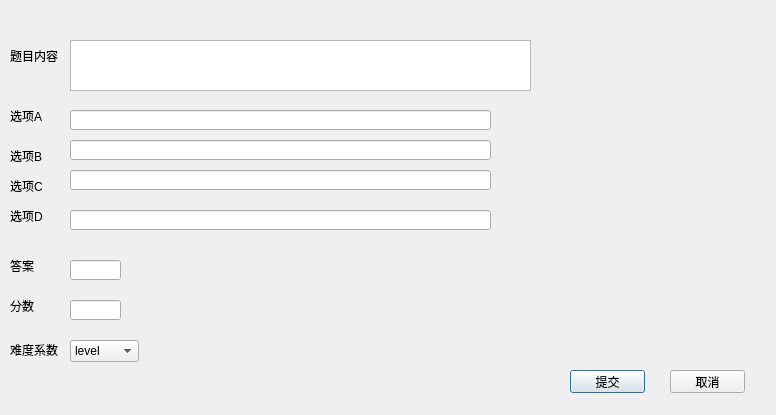
<?xml version="1.0" encoding="UTF-8"?>
<ui version="4.0">
 <class>Dialog11_1</class>
 <widget class="QDialog" name="Dialog11_1">
  <property name="geometry">
   <rect>
    <x>0</x>
    <y>0</y>
    <width>776</width>
    <height>415</height>
   </rect>
  </property>
  <property name="windowTitle">
   <string>选择题添加</string>
  </property>
  <widget class="QTextEdit" name="textEdit">
   <property name="geometry">
    <rect>
     <x>70</x>
     <y>40</y>
     <width>461</width>
     <height>51</height>
    </rect>
   </property>
  </widget>
  <widget class="QLineEdit" name="lineEdit">
   <property name="geometry">
    <rect>
     <x>70</x>
     <y>110</y>
     <width>421</width>
     <height>20</height>
    </rect>
   </property>
  </widget>
  <widget class="QLabel" name="label">
   <property name="geometry">
    <rect>
     <x>10</x>
     <y>50</y>
     <width>54</width>
     <height>12</height>
    </rect>
   </property>
   <property name="text">
    <string>题目内容</string>
   </property>
  </widget>
  <widget class="QLabel" name="label_2">
   <property name="geometry">
    <rect>
     <x>10</x>
     <y>110</y>
     <width>54</width>
     <height>12</height>
    </rect>
   </property>
   <property name="text">
    <string>选项A</string>
   </property>
  </widget>
  <widget class="QComboBox" name="comboBox">
   <property name="geometry">
    <rect>
     <x>70</x>
     <y>340</y>
     <width>69</width>
     <height>22</height>
    </rect>
   </property>
   <item>
    <property name="text">
     <string>level</string>
    </property>
   </item>
   <item>
    <property name="text">
     <string>1</string>
    </property>
   </item>
   <item>
    <property name="text">
     <string>2</string>
    </property>
   </item>
   <item>
    <property name="text">
     <string>3</string>
    </property>
   </item>
   <item>
    <property name="text">
     <string>4</string>
    </property>
   </item>
   <item>
    <property name="text">
     <string>5</string>
    </property>
   </item>
  </widget>
  <widget class="QLabel" name="label_3">
   <property name="geometry">
    <rect>
     <x>10</x>
     <y>340</y>
     <width>54</width>
     <height>20</height>
    </rect>
   </property>
   <property name="text">
    <string>难度系数</string>
   </property>
  </widget>
  <widget class="QLabel" name="label_5">
   <property name="geometry">
    <rect>
     <x>10</x>
     <y>150</y>
     <width>54</width>
     <height>12</height>
    </rect>
   </property>
   <property name="text">
    <string>选项B</string>
   </property>
  </widget>
  <widget class="QLabel" name="label_6">
   <property name="geometry">
    <rect>
     <x>10</x>
     <y>180</y>
     <width>54</width>
     <height>12</height>
    </rect>
   </property>
   <property name="text">
    <string>选项C</string>
   </property>
  </widget>
  <widget class="QLabel" name="label_7">
   <property name="geometry">
    <rect>
     <x>10</x>
     <y>210</y>
     <width>54</width>
     <height>12</height>
    </rect>
   </property>
   <property name="text">
    <string>选项D</string>
   </property>
  </widget>
  <widget class="QLineEdit" name="lineEdit_3">
   <property name="geometry">
    <rect>
     <x>70</x>
     <y>140</y>
     <width>421</width>
     <height>20</height>
    </rect>
   </property>
  </widget>
  <widget class="QLineEdit" name="lineEdit_4">
   <property name="geometry">
    <rect>
     <x>70</x>
     <y>170</y>
     <width>421</width>
     <height>20</height>
    </rect>
   </property>
  </widget>
  <widget class="QLineEdit" name="lineEdit_5">
   <property name="geometry">
    <rect>
     <x>70</x>
     <y>210</y>
     <width>421</width>
     <height>20</height>
    </rect>
   </property>
  </widget>
  <widget class="QLabel" name="label_8">
   <property name="geometry">
    <rect>
     <x>10</x>
     <y>260</y>
     <width>54</width>
     <height>12</height>
    </rect>
   </property>
   <property name="text">
    <string>答案</string>
   </property>
  </widget>
  <widget class="QLabel" name="label_9">
   <property name="geometry">
    <rect>
     <x>10</x>
     <y>300</y>
     <width>54</width>
     <height>12</height>
    </rect>
   </property>
   <property name="text">
    <string>分数</string>
   </property>
  </widget>
  <widget class="QLineEdit" name="lineEdit_6">
   <property name="geometry">
    <rect>
     <x>70</x>
     <y>260</y>
     <width>51</width>
     <height>20</height>
    </rect>
   </property>
  </widget>
  <widget class="QLineEdit" name="lineEdit_7">
   <property name="geometry">
    <rect>
     <x>70</x>
     <y>300</y>
     <width>51</width>
     <height>20</height>
    </rect>
   </property>
  </widget>
  <widget class="QPushButton" name="pushButton">
   <property name="geometry">
    <rect>
     <x>570</x>
     <y>370</y>
     <width>75</width>
     <height>23</height>
    </rect>
   </property>
   <property name="text">
    <string>提交</string>
   </property>
  </widget>
  <widget class="QPushButton" name="pushButton_2">
   <property name="geometry">
    <rect>
     <x>670</x>
     <y>370</y>
     <width>75</width>
     <height>23</height>
    </rect>
   </property>
   <property name="text">
    <string>取消</string>
   </property>
  </widget>
 </widget>
 <resources/>
 <connections/>
</ui>
